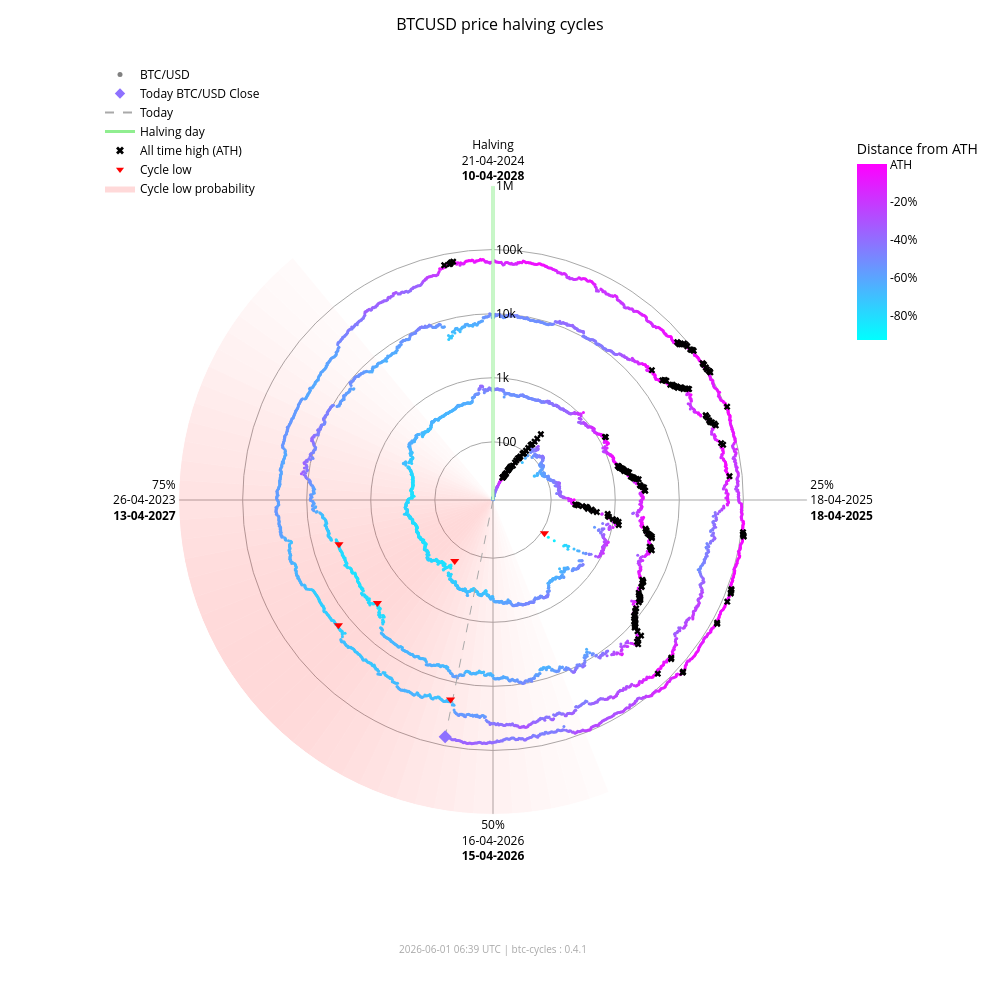

The cell this chart's notebook holds for it:
### Markdown cell above
### Interactive chart (plotly)

### Code cell
fig_interactive = btc.plot(
    kind="interactive",
    from_date="2012-11-28",
)
# plotly config for interactivity
config = {"scrollZoom": True, "displayModeBar": True}
# display in notebook
fig_interactive.show(config=config)

### Figure 1 — Plotly figure (JSON) as saved in the notebook; plotly's stock layout.template omitted (floating-point values rounded to 4 significant figures; data arrays with more than 128 entries replaced by an {"elided": "..."} marker saying what was removed)
{"data": [{"fill": "toself", "fillcolor": "rgba(255,0,0,0.017168280509461755)", "hoverinfo": "skip", "line": {"width": 0}, "mode": "lines", "r": [12.35, 1000000, 1000000, 12.35, 12.35], "showlegend": false, "theta": [158.4, 158.4, 162.0, 162.0, 158.4], "type": "scatterpolar"}, {"fill": "toself", "fillcolor": "rgba(255,0,0,0.022114794501891175)", "hoverinfo": "skip", "line": {"width": 0}, "mode": "lines", "r": [12.35, 1000000, 1000000, 12.35, 12.35], "showlegend": false, "theta": [162.0, 162.0, 165.6, 165.6, 162.0], "type": "scatterpolar"}, {"fill": "toself", "fillcolor": "rgba(255,0,0,0.02790404259511669)", "hoverinfo": "skip", "line": {"width": 0}, "mode": "lines", "r": [12.35, 1000000, 1000000, 12.35, 12.35], "showlegend": false, "theta": [165.6, 165.6, 169.2, 169.2, 165.6], "type": "scatterpolar"}, {"fill": "toself", "fillcolor": "rgba(255,0,0,0.034518294852420334)", "hoverinfo": "skip", "line": {"width": 0}, "mode": "lines", "r": [12.35, 1000000, 1000000, 12.35, 12.35], "showlegend": false, "theta": [169.2, 169.2, 172.8, 172.8, 169.2], "type": "scatterpolar"}, {"fill": "toself", "fillcolor": "rgba(255,0,0,0.041901979682821514)", "hoverinfo": "skip", "line": {"width": 0}, "mode": "lines", "r": [12.35, 1000000, 1000000, 12.35, 12.35], "showlegend": false, "theta": [172.8, 172.8, 176.4, 176.4, 172.8], "type": "scatterpolar"}, {"fill": "toself", "fillcolor": "rgba(255,0,0,0.04996405861294358)", "hoverinfo": "skip", "line": {"width": 0}, "mode": "lines", "r": [12.35, 1000000, 1000000, 12.35, 12.35], "showlegend": false, "theta": [176.4, 176.4, 180.0, 180.0, 176.4], "type": "scatterpolar"}, {"fill": "toself", "fillcolor": "rgba(255,0,0,0.05858349692240514)", "hoverinfo": "skip", "line": {"width": 0}, "mode": "lines", "r": [12.35, 1000000, 1000000, 12.35, 12.35], "showlegend": false, "theta": [180.0, 180.0, 183.6, 183.6, 180.0], "type": "scatterpolar"}, {"fill": "toself", "fillcolor": "rgba(255,0,0,0.06761662035375064)", "hoverinfo": "skip", "line": {"width": 0}, "mode": "lines", "r": [12.35, 1000000, 1000000, 12.35, 12.35], "showlegend": false, "theta": [183.6, 183.6, 187.2, 187.2, 183.6], "type": "scatterpolar"}, {"fill": "toself", "fillcolor": "rgba(255,0,0,0.07690481219944661)", "hoverinfo": "skip", "line": {"width": 0}, "mode": "lines", "r": [12.35, 1000000, 1000000, 12.35, 12.35], "showlegend": false, "theta": [187.2, 187.2, 190.8, 190.8, 187.2], "type": "scatterpolar"}, {"fill": "toself", "fillcolor": "rgba(255,0,0,0.08628112000611096)", "hoverinfo": "skip", "line": {"width": 0}, "mode": "lines", "r": [12.35, 1000000, 1000000, 12.35, 12.35], "showlegend": false, "theta": [190.8, 190.8, 194.4, 194.4, 190.8], "type": "scatterpolar"}, {"fill": "toself", "fillcolor": "rgba(255,0,0,0.09557490841018089)", "hoverinfo": "skip", "line": {"width": 0}, "mode": "lines", "r": [12.35, 1000000, 1000000, 12.35, 12.35], "showlegend": false, "theta": [194.4, 194.4, 198.0, 198.0, 194.4], "type": "scatterpolar"}, {"fill": "toself", "fillcolor": "rgba(255,0,0,0.10461455782963762)", "hoverinfo": "skip", "line": {"width": 0}, "mode": "lines", "r": [12.35, 1000000, 1000000, 12.35, 12.35], "showlegend": false, "theta": [198.0, 198.0, 201.6, 201.6, 198.0], "type": "scatterpolar"}, {"fill": "toself", "fillcolor": "rgba(255,0,0,0.11322908719652829)", "hoverinfo": "skip", "line": {"width": 0}, "mode": "lines", "r": [12.35, 1000000, 1000000, 12.35, 12.35], "showlegend": false, "theta": [201.6, 201.6, 205.2, 205.2, 201.6], "type": "scatterpolar"}, {"fill": "toself", "fillcolor": "rgba(255,0,0,0.12125015337052986)", "hoverinfo": "skip", "line": {"width": 0}, "mode": "lines", "r": [12.35, 1000000, 1000000, 12.35, 12.35], "showlegend": false, "theta": [205.2, 205.2, 208.8, 208.8, 205.2], "type": "scatterpolar"}, {"fill": "toself", "fillcolor": "rgba(255,0,0,0.12851590515331976)", "hoverinfo": "skip", "line": {"width": 0}, "mode": "lines", "r": [12.35, 1000000, 1000000, 12.35, 12.35], "showlegend": false, "theta": [208.8, 208.8, 212.4, 212.4, 208.8], "type": "scatterpolar"}, {"fill": "toself", "fillcolor": "rgba(255,0,0,0.13487757461161184)", "hoverinfo": "skip", "line": {"width": 0}, "mode": "lines", "r": [12.35, 1000000, 1000000, 12.35, 12.35], "showlegend": false, "theta": [212.4, 212.4, 216.0, 216.0, 212.4], "type": "scatterpolar"}, {"fill": "toself", "fillcolor": "rgba(255,0,0,0.14020862181849592)", "hoverinfo": "skip", "line": {"width": 0}, "mode": "lines", "r": [12.35, 1000000, 1000000, 12.35, 12.35], "showlegend": false, "theta": [216.0, 216.0, 219.6, 219.6, 216.0], "type": "scatterpolar"}, {"fill": "toself", "fillcolor": "rgba(255,0,0,0.14441504950654527)", "hoverinfo": "skip", "line": {"width": 0}, "mode": "lines", "r": [12.35, 1000000, 1000000, 12.35, 12.35], "showlegend": false, "theta": [219.6, 219.6, 223.2, 223.2, 219.6], "type": "scatterpolar"}, {"fill": "toself", "fillcolor": "rgba(255,0,0,0.14744459351271713)", "hoverinfo": "skip", "line": {"width": 0}, "mode": "lines", "r": [12.35, 1000000, 1000000, 12.35, 12.35], "showlegend": false, "theta": [223.2, 223.2, 226.8, 226.8, 223.2], "type": "scatterpolar"}, {"fill": "toself", "fillcolor": "rgba(255,0,0,0.14929223192296423)", "hoverinfo": "skip", "line": {"width": 0}, "mode": "lines", "r": [12.35, 1000000, 1000000, 12.35, 12.35], "showlegend": false, "theta": [226.8, 226.8, 230.4, 230.4, 226.8], "type": "scatterpolar"}, {"fill": "toself", "fillcolor": "rgba(255,0,0,0.15)", "hoverinfo": "skip", "line": {"width": 0}, "mode": "lines", "r": [12.35, 1000000, 1000000, 12.35, 12.35], "showlegend": false, "theta": [230.4, 230.4, 234.0, 234.0, 230.4], "type": "scatterpolar"}, {"fill": "toself", "fillcolor": "rgba(255,0,0,0.14965033825231114)", "hoverinfo": "skip", "line": {"width": 0}, "mode": "lines", "r": [12.35, 1000000, 1000000, 12.35, 12.35], "showlegend": false, "theta": [234.0, 234.0, 237.6, 237.6, 234.0], "type": "scatterpolar"}, {"fill": "toself", "fillcolor": "rgba(255,0,0,0.14835378057909807)", "hoverinfo": "skip", "line": {"width": 0}, "mode": "lines", "r": [12.35, 1000000, 1000000, 12.35, 12.35], "showlegend": false, "theta": [237.6, 237.6, 241.2, 241.2, 237.6], "type": "scatterpolar"}, {"fill": "toself", "fillcolor": "rgba(255,0,0,0.14623322283554635)", "hoverinfo": "skip", "line": {"width": 0}, "mode": "lines", "r": [12.35, 1000000, 1000000, 12.35, 12.35], "showlegend": false, "theta": [241.2, 241.2, 244.8, 244.8, 241.2], "type": "scatterpolar"}, {"fill": "toself", "fillcolor": "rgba(255,0,0,0.1434078538226231)", "hoverinfo": "skip", "line": {"width": 0}, "mode": "lines", "r": [12.35, 1000000, 1000000, 12.35, 12.35], "showlegend": false, "theta": [244.8, 244.8, 248.4, 248.4, 244.8], "type": "scatterpolar"}, {"fill": "toself", "fillcolor": "rgba(255,0,0,0.13997983179373427)", "hoverinfo": "skip", "line": {"width": 0}, "mode": "lines", "r": [12.35, 1000000, 1000000, 12.35, 12.35], "showlegend": false, "theta": [248.4, 248.4, 252.0, 252.0, 248.4], "type": "scatterpolar"}, {"fill": "toself", "fillcolor": "rgba(255,0,0,0.13602598258454268)", "hoverinfo": "skip", "line": {"width": 0}, "mode": "lines", "r": [12.35, 1000000, 1000000, 12.35, 12.35], "showlegend": false, "theta": [252.0, 252.0, 255.6, 255.6, 252.0], "type": "scatterpolar"}, {"fill": "toself", "fillcolor": "rgba(255,0,0,0.13159547355344953)", "hoverinfo": "skip", "line": {"width": 0}, "mode": "lines", "r": [12.35, 1000000, 1000000, 12.35, 12.35], "showlegend": false, "theta": [255.6, 255.6, 259.2, 259.2, 255.6], "type": "scatterpolar"}, {"fill": "toself", "fillcolor": "rgba(255,0,0,0.12671301775492697)", "hoverinfo": "skip", "line": {"width": 0}, "mode": "lines", "r": [12.35, 1000000, 1000000, 12.35, 12.35], "showlegend": false, "theta": [259.2, 259.2, 262.8, 262.8, 259.2], "type": "scatterpolar"}, {"fill": "toself", "fillcolor": "rgba(255,0,0,0.12138610149219965)", "hoverinfo": "skip", "line": {"width": 0}, "mode": "lines", "r": [12.35, 1000000, 1000000, 12.35, 12.35], "showlegend": false, "theta": [262.8, 262.8, 266.4, 266.4, 262.8], "type": "scatterpolar"}, {"fill": "toself", "fillcolor": "rgba(255,0,0,0.1156142551644921)", "hoverinfo": "skip", "line": {"width": 0}, "mode": "lines", "r": [12.35, 1000000, 1000000, 12.35, 12.35], "showlegend": false, "theta": [266.4, 266.4, 270.0, 270.0, 266.4], "type": "scatterpolar"}, {"fill": "toself", "fillcolor": "rgba(255,0,0,0.10939851441251548)", "hoverinfo": "skip", "line": {"width": 0}, "mode": "lines", "r": [12.35, 1000000, 1000000, 12.35, 12.35], "showlegend": false, "theta": [270.0, 270.0, 273.6, 273.6, 270.0], "type": "scatterpolar"}, {"fill": "toself", "fillcolor": "rgba(255,0,0,0.10274974912946185)", "hoverinfo": "skip", "line": {"width": 0}, "mode": "lines", "r": [12.35, 1000000, 1000000, 12.35, 12.35], "showlegend": false, "theta": [273.6, 273.6, 277.2, 277.2, 273.6], "type": "scatterpolar"}, {"fill": "toself", "fillcolor": "rgba(255,0,0,0.09569517349791425)", "hoverinfo": "skip", "line": {"width": 0}, "mode": "lines", "r": [12.35, 1000000, 1000000, 12.35, 12.35], "showlegend": false, "theta": [277.2, 277.2, 280.8, 280.8, 277.2], "type": "scatterpolar"}, {"fill": "toself", "fillcolor": "rgba(255,0,0,0.08828282625646727)", "hoverinfo": "skip", "line": {"width": 0}, "mode": "lines", "r": [12.35, 1000000, 1000000, 12.35, 12.35], "showlegend": false, "theta": [280.8, 280.8, 284.4, 284.4, 280.8], "type": "scatterpolar"}, {"fill": "toself", "fillcolor": "rgba(255,0,0,0.08058400018765345)", "hoverinfo": "skip", "line": {"width": 0}, "mode": "lines", "r": [12.35, 1000000, 1000000, 12.35, 12.35], "showlegend": false, "theta": [284.4, 284.4, 288.0, 288.0, 284.4], "type": "scatterpolar"}, {"fill": "toself", "fillcolor": "rgba(255,0,0,0.07269354608292704)", "hoverinfo": "skip", "line": {"width": 0}, "mode": "lines", "r": [12.35, 1000000, 1000000, 12.35, 12.35], "showlegend": false, "theta": [288.0, 288.0, 291.6, 291.6, 288.0], "type": "scatterpolar"}, {"fill": "toself", "fillcolor": "rgba(255,0,0,0.06472784449068783)", "hoverinfo": "skip", "line": {"width": 0}, "mode": "lines", "r": [12.35, 1000000, 1000000, 12.35, 12.35], "showlegend": false, "theta": [291.6, 291.6, 295.2, 295.2, 291.6], "type": "scatterpolar"}, {"fill": "toself", "fillcolor": "rgba(255,0,0,0.05682021976743955)", "hoverinfo": "skip", "line": {"width": 0}, "mode": "lines", "r": [12.35, 1000000, 1000000, 12.35, 12.35], "showlegend": false, "theta": [295.2, 295.2, 298.8, 298.8, 295.2], "type": "scatterpolar"}, {"fill": "toself", "fillcolor": "rgba(255,0,0,0.04911378436707333)", "hoverinfo": "skip", "line": {"width": 0}, "mode": "lines", "r": [12.35, 1000000, 1000000, 12.35, 12.35], "showlegend": false, "theta": [298.8, 298.8, 302.4, 302.4, 298.8], "type": "scatterpolar"}, {"fill": "toself", "fillcolor": "rgba(255,0,0,0.04175213714896469)", "hoverinfo": "skip", "line": {"width": 0}, "mode": "lines", "r": [12.35, 1000000, 1000000, 12.35, 12.35], "showlegend": false, "theta": [302.4, 302.4, 306.0, 306.0, 302.4], "type": "scatterpolar"}, {"fill": "toself", "fillcolor": "rgba(255,0,0,0.034868865657538876)", "hoverinfo": "skip", "line": {"width": 0}, "mode": "lines", "r": [12.35, 1000000, 1000000, 12.35, 12.35], "showlegend": false, "theta": [306.0, 306.0, 309.6, 309.6, 306.0], "type": "scatterpolar"}, {"fill": "toself", "fillcolor": "rgba(255,0,0,0.02857722515334582)", "hoverinfo": "skip", "line": {"width": 0}, "mode": "lines", "r": [12.35, 1000000, 1000000, 12.35, 12.35], "showlegend": false, "theta": [309.6, 309.6, 313.2, 313.2, 309.6], "type": "scatterpolar"}, {"fill": "toself", "fillcolor": "rgba(255,0,0,0.022961515313555197)", "hoverinfo": "skip", "line": {"width": 0}, "mode": "lines", "r": [12.35, 1000000, 1000000, 12.35, 12.35], "showlegend": false, "theta": [313.2, 313.2, 316.8, 316.8, 313.2], "type": "scatterpolar"}, {"fill": "toself", "fillcolor": "rgba(255,0,0,0.01807146942917362)", "hoverinfo": "skip", "line": {"width": 0}, "mode": "lines", "r": [12.35, 1000000, 1000000, 12.35, 12.35], "showlegend": false, "theta": [316.8, 316.8, 320.4, 320.4, 316.8], "type": "scatterpolar"}, {"hoverinfo": "text", "marker": {"color": {"elided": "4934 str values"}, "size": 3}, "mode": "markers", "r": {"elided": "4934 float values"}, "showlegend": false, "text": {"elided": "4934 str values"}, "theta": {"elided": "4934 float values"}, "type": "scatterpolar"}, {"hoverinfo": "skip", "line": {"color": "lightgreen", "width": 3}, "mode": "lines", "r": [12.35, 1000000], "showlegend": false, "theta": [0, 0], "type": "scatterpolar"}, {"hoverinfo": "skip", "line": {"color": "darkgrey", "dash": "dash", "width": 1}, "mode": "lines", "r": [12.35, 73060.0], "showlegend": false, "theta": [191.4, 191.4], "type": "scatterpolar"}, {"hoverinfo": "text", "marker": {"color": "#8e71ff", "size": 10, "symbol": "diamond"}, "mode": "markers", "r": [73060.0], "showlegend": false, "text": ["Today<br>Date: 2026-06-01<br>Price: $73,059.64"], "theta": [191.4], "type": "scatterpolar"}, {"hoverinfo": "text", "marker": {"color": "black", "size": 6, "symbol": "x"}, "mode": "markers", "r": {"elided": "195 float values"}, "showlegend": false, "text": {"elided": "195 str values"}, "theta": {"elided": "195 float values"}, "type": "scatterpolar"}, {"hoverinfo": "text", "marker": {"color": "red", "size": 8, "symbol": "triangle-down"}, "mode": "markers", "r": [111.6, 164.9, 3233.0, 3925.0, 18950.0, 15760.0], "showlegend": false, "text": ["Cycle Low<br>Date: 2014-02-21<br>Price: $111.56<br>ATH distance: -91.0%", "Cycle Low<br>Date: 2015-01-14<br>Price: $164.92<br>ATH distance: -86.7%", "Cycle Low<br>Date: 2018-12-15<br>Price: $3,232.51<br>ATH distance: -83.3%", "Cycle Low<br>Date: 2019-03-25<br>Price: $3,924.55<br>ATH distance: -79.7%", "Cycle Low<br>Date: 2022-06-18<br>Price: $18,954.25<br>ATH distance: -71.9%", "Cycle Low<br>Date: 2022-11-21<br>Price: $15,760.19<br>ATH distance: -76.7%"], "theta": [122.8, 212.1, 228.3, 254.0, 192.0, 231.0], "type": "scatterpolar"}, {"marker": {"color": "grey", "size": 5}, "mode": "markers", "name": "BTC/USD", "r": [null], "theta": [null], "type": "scatterpolar"}, {"marker": {"color": "#8e71ff", "size": 8, "symbol": "diamond"}, "mode": "markers", "name": "Today BTC/USD Close", "r": [null], "theta": [null], "type": "scatterpolar"}, {"line": {"color": "darkgrey", "dash": "dash"}, "mode": "lines", "name": "Today", "r": [null], "theta": [null], "type": "scatterpolar"}, {"line": {"color": "lightgreen", "width": 3}, "mode": "lines", "name": "Halving day", "r": [null], "theta": [null], "type": "scatterpolar"}, {"marker": {"color": "black", "size": 7, "symbol": "x"}, "mode": "markers", "name": "All time high (ATH)", "r": [null], "theta": [null], "type": "scatterpolar"}, {"marker": {"color": "red", "size": 7, "symbol": "triangle-down"}, "mode": "markers", "name": "Cycle low", "r": [null], "theta": [null], "type": "scatterpolar"}, {"fill": "toself", "fillcolor": "rgba(255,0,0,0.15)", "line": {"width": 0}, "mode": "lines", "name": "Cycle low probability", "r": [null], "theta": [null], "type": "scatterpolar"}, {"hoverinfo": "skip", "marker": {"cmax": 0, "cmin": -0.9307, "color": [0], "colorbar": {"len": 0.25, "ticktext": ["ATH", "-20%", "-40%", "-60%", "-80%", "-100%"], "tickvals": [0, -0.2, -0.4, -0.6, -0.8, -1.0], "title": {"text": "Distance from ATH"}, "x": 0.95, "y": 0.92, "yanchor": "top"}, "colorscale": {"elided": "256x2 mixed values"}, "showscale": true, "size": 0}, "mode": "markers", "r": [null], "showlegend": false, "theta": [null], "type": "scatterpolar"}], "layout": {"annotations": [{"font": {"color": "darkgrey", "size": 10}, "showarrow": false, "text": "2026-06-01 06:39 UTC | btc-cycles : 0.4.1", "x": 0.5, "xref": "paper", "y": -0.02, "yref": "paper"}], "font": {"color": "black"}, "height": 1000, "legend": {"bgcolor": "rgba(0,0,0,0)", "font": {"color": "black"}, "x": 0.0, "y": 1.0}, "margin": {"b": 60, "l": 100, "r": 80, "t": 60}, "paper_bgcolor": "white", "plot_bgcolor": "white", "polar": {"angularaxis": {"color": "black", "direction": "clockwise", "gridcolor": "darkgrey", "rotation": 90, "ticktext": ["Halving<br>21-04-2024<br><b>10-04-2028</b>", "25%<br>18-04-2025<br><b>18-04-2025</b>", "50%<br>16-04-2026<br><b>15-04-2026</b>", "75%<br>26-04-2023<br><b>13-04-2027</b>"], "tickvals": [0, 90, 180, 270]}, "bgcolor": "white", "domain": {"x": [0.1, 0.9], "y": [0.05, 0.95]}, "radialaxis": {"angle": 90, "color": "black", "gridcolor": "darkgrey", "range": [1.092, 6.0], "tickangle": 90, "ticktext": ["100", "1k", "10k", "100k", "1M"], "tickvals": [100, 1000, 10000, 100000, 1000000], "type": "log"}}, "title": {"font": {"color": "black", "size": 16}, "text": "BTCUSD price halving cycles", "x": 0.5}, "width": 1000}}
